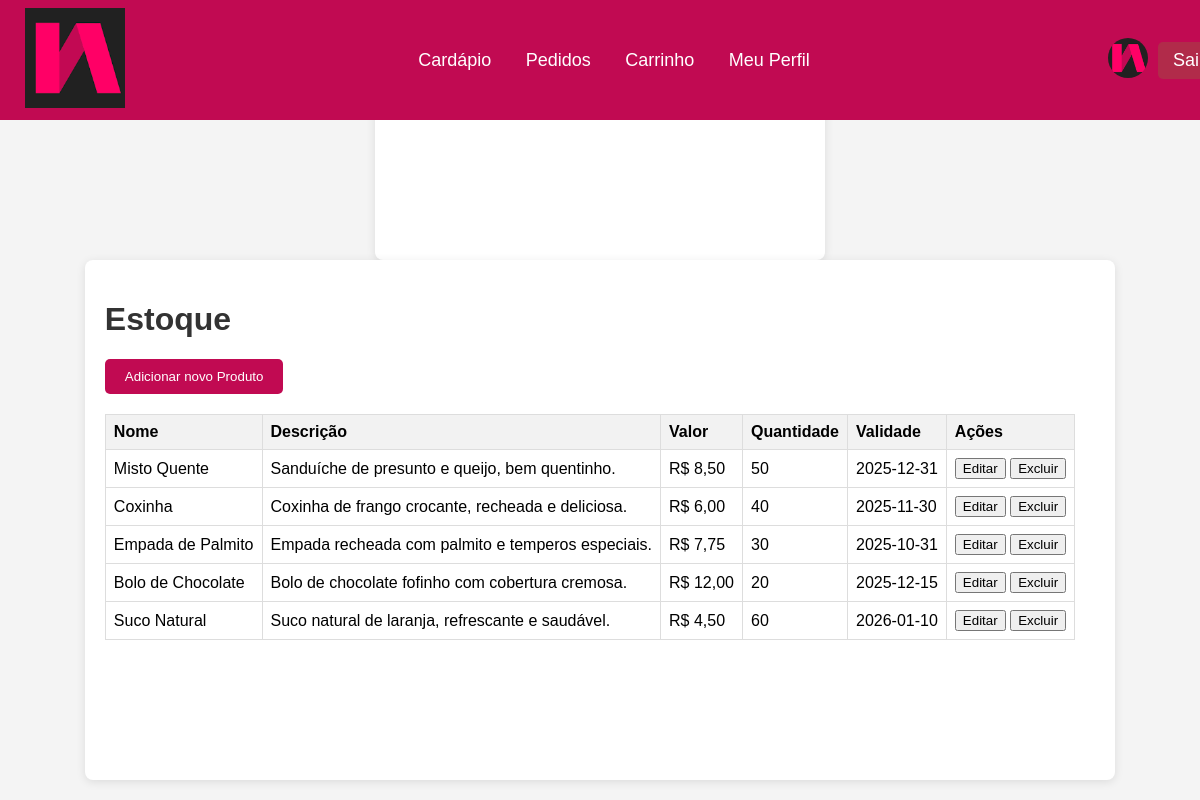
/estoque.php, run on the app's committed database.
### tables this page shows
CREATE TABLE tbProdutos (
    codProd INT NOT NULL AUTO_INCREMENT,
    nome VARCHAR(25) NOT NULL,
    descricao VARCHAR(100),
    quantidade INT,
    valor DECIMAL(9,2),
    validade DATE,
    dataEntrada DATE,
    horaEntrada TIME,
    PRIMARY KEY (codProd)
);

### estoque.php (the view, shortened to what this page needs)
<?php
include 'header.php';
include 'php_action/excluir_produto.php';
$stmt = $pdo->query("SELECT * FROM tbProdutos");
$produtos = $stmt->fetchAll(PDO::FETCH_ASSOC);
?>
<!DOCTYPE html>
<html lang="pt-BR">
<head>
    <link rel="stylesheet" href="_css/estoque.css">
</head>
<body class="estoque-page">
    <div class="content">
        <div style="flex: 1; margin-right: 20px;">
            <h1>Estoque</h1>
            <button class="add-button" onclick="showPopup()">Adicionar novo Produto</button>
            <form id="product-form">
                <table>
                    <thead>
                        <tr>
                            <th>Nome</th>
                            <th>Descrição</th>
                            <th>Valor</th>
                            <th>Quantidade</th>
                            <th>Validade</th>
                            <th>Ações</th>
                        </tr>
                    </thead>
                    <tbody>
                        <?php if (count($produtos) > 0): ?>
                            <?php foreach ($produtos as $produto): ?>
                                <tr>
                                    <td><?php echo htmlspecialchars($produto['nome']); ?></td>
                                    <td><?php echo htmlspecialchars($produto['descricao']); ?></td>
                                    <td>R$ <?php echo number_format($produto['valor'], 2, ',', '.'); ?></td>
                                    <td><?php echo htmlspecialchars($produto['quantidade']); ?></td>
                                    <td><?php echo htmlspecialchars($produto['validade']); ?></td>
                                    <td>
                                        <button type="button" onclick="editProduct(<?php echo $produto['codProd']; ?>)">Editar</button>
                                        <button type="button" onclick="deleteProduct(<?php echo $produto['codProd']; ?>)">Excluir</button>
                                    </td>
                                </tr>
                            <?php endforeach; ?>
                        <?php else: ?>
                            <tr>
                                <td colspan="6">Nenhum produto encontrado no estoque.</td>
                            </tr>
                        <?php endif; ?>
                    </tbody>
                </table>
            </form>
        </div>
    </div>
</body>
</html>

### header.php (shortened to what this page needs)
<!DOCTYPE html>
<html lang="pt-br">
<head>
    <link rel="stylesheet" href="_css/header.css">
</head>
<body>
    <header>
        <div class="logo">
            <img id="logo" alt="Logo" src="image/logoetec.png">
        </div>
        <div class="menu">
            <nav class="links">
                <a href="menu.php">Cardápio</a>
                <a href="meuped.php">Pedidos</a>
                <a href="carrinho.php">Carrinho</a>
                <a href="MeuPerfil.php">Meu Perfil</a>
            </nav>
        </div>
        <div class="user-info">
            <?php if (isset($_SESSION['foto']) && !empty($_SESSION['foto'])): ?>
                <img src="<?php echo $_SESSION['foto']; ?>" alt="Foto do Usuário" class="user-photo">
            <?php else: ?>
                <img src="image/logoetec.png" alt="Logo" class="user-photo">
            <?php endif; ?>
        </div>
        <div class="logout-button">
            <a href="php_action/logout.php">Sair</a>
        </div>
    </header>
    <div class="content">
        <h1>Bem-vindo à Nossa Página</h1>
    </div>
</body>
</html>

### _css/header.css (style rules this page uses)
header { width: 100%; height: 120px; background-color: #C10A52; display: flex; align-items: center; justify-content: space-between; position: fixed; top: 0; left: 0; z-index: 10; padding: 0 20px; }
body { margin: 0; padding-top: 120px; box-sizing: border-box; display: flex; flex-direction: column; min-height: 100vh; }
.content { flex: 1; display: flex; justify-content: center; align-items: center; padding-bottom: 20px; }
.logo img { width: 100px; height: 100px; margin: 0; padding: 5px; }
.menu { display: flex; align-items: center; justify-content: center; flex-grow: 1; }
.menu a { margin: 0 15px; text-decoration: none; color: #ffffff; font-size: 18px; }
.user-info { margin-left: 10px; }
.user-photo { width: 40px; height: 40px; border-radius: 50%; }
.logout-button { display: flex; align-items: center; margin-left: 10px; }
.logout-button a { text-decoration: none; color: #ffffff; font-size: 18px; background-color: #B12B4A; padding: 8px 15px; border-radius: 5px; transition: background-color 0.3s; }

### _css/estoque.css (style rules this page uses)
body { font-family: Arial, sans-serif; background-color: #f4f4f4; margin: 0; padding: 20px; }
.content { display: flex; justify-content: space-between; align-items: flex-start; max-width: 1200px; margin: auto; background: #fff; padding: 20px; border-radius: 8px; box-shadow: 0 2px 10px rgba(0, 0, 0, 0.1); }
h1 { color: #333; }
.add-button { background-color: #c10a52; color: white; padding: 10px 20px; border: none; border-radius: 5px; cursor: pointer; margin-bottom: 20px; }
table { width: 100%; border-collapse: collapse; }
table th, table td { border: 1px solid #ddd; padding: 8px; }
table th { background-color: #f2f2f2; text-align: left; }
form { display: flex; flex-direction: column; }

### data on the page
tbprodutos: nome "Misto Quente", descricao "Sanduíche de presunto e queijo, bem quentinho.", valor "8,50", quantidade "50", validade "2025-12-31"
tbprodutos: nome "Coxinha", descricao "Coxinha de frango crocante, recheada e deliciosa.", valor "6,00", quantidade "40", validade "2025-11-30"
tbprodutos: nome "Empada de Palmito", descricao "Empada recheada com palmito e temperos especiais.", valor "7,75", quantidade "30", validade "2025-10-31"
tbprodutos: nome "Bolo de Chocolate", descricao "Bolo de chocolate fofinho com cobertura cremosa.", valor "12,00", quantidade "20", validade "2025-12-15"
tbprodutos: nome "Suco Natural", descricao "Suco natural de laranja, refrescante e saudável.", valor "4,50", quantidade "60", validade "2026-01-10"
